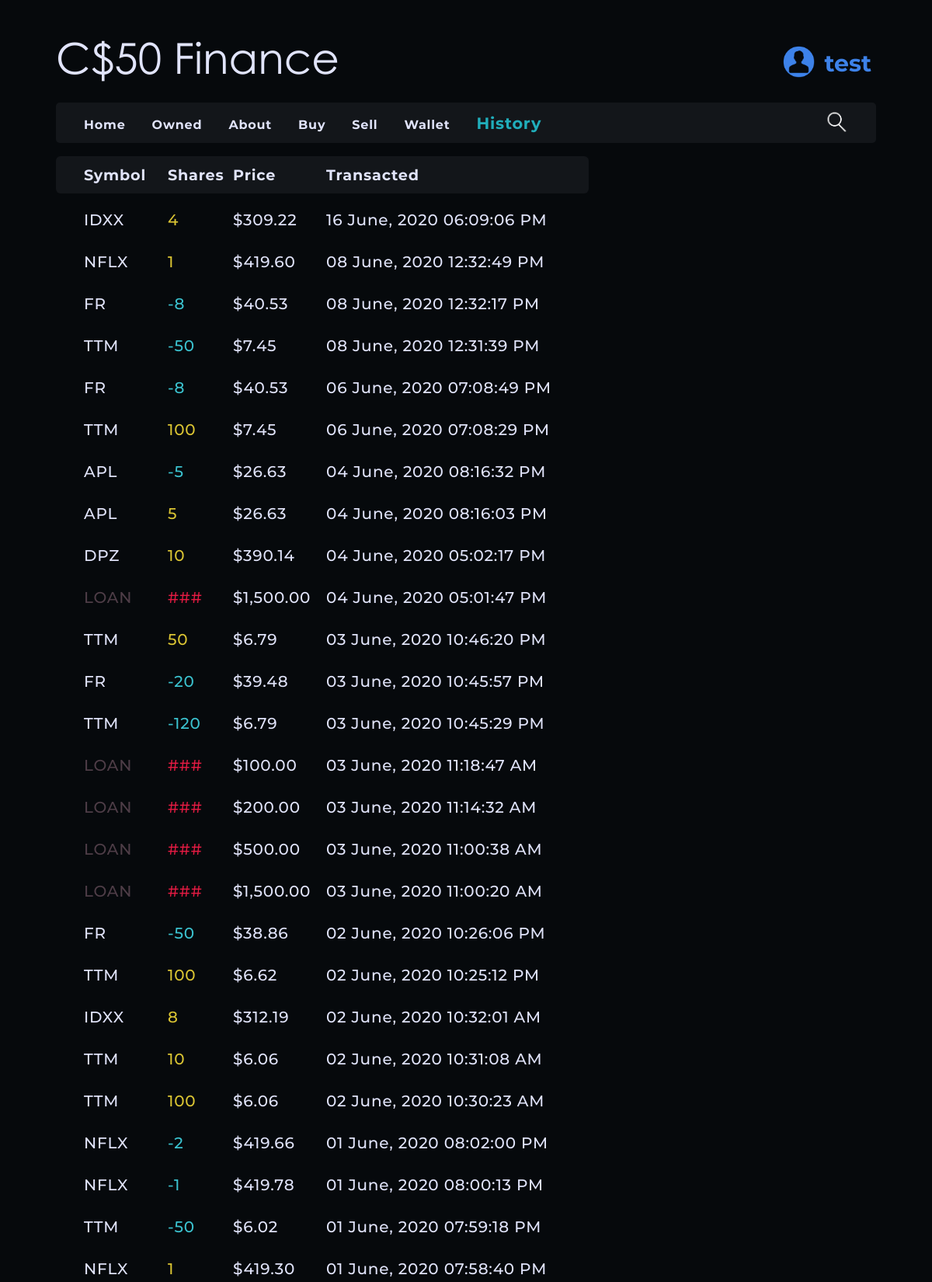
Screenshot of /history (signed in, upper part) with the database file from the repository.
### tables this page shows
CREATE TABLE 'users' ('id' INTEGER PRIMARY KEY AUTOINCREMENT NOT NULL, 'username' TEXT NOT NULL, 'hash' TEXT NOT NULL, 'cash' NUMERIC NOT NULL DEFAULT 10000.00 );

CREATE TABLE "history" (
	"mytime"	INTEGER UNIQUE,
	"symbol"	TEXT,
	"shares"	INTEGER,
	"price"	TEXT,
	"times"	TEXT,
	"id"	INTEGER
);

### app.py (the view)
@app.route("/history")
@login_required
def history():
    history = db.execute("SELECT * FROM history WHERE id = :id ORDER BY mytime DESC", id=session["user_id"])
    username = db.execute("SELECT username FROM users WHERE id = :id", id=session["user_id"])
    return render_template("history.html", history=history, username=username[0]["username"])

### app.py (called while the page is built)
@app.after_request
def after_request(response):
    response.headers["Cache-Control"] = "no-cache, no-store, must-revalidate"
    response.headers["Expires"] = 0
    response.headers["Pragma"] = "no-cache"
    return response

### helpers.py (called while the page is built)
def login_required(f):
    @wraps(f)
    def decorated_function(*args, **kwargs):
        if session.get("user_id") is None:
            return redirect("/login")
        return f(*args, **kwargs)
    return decorated_function

### templates/history.html (shortened to what this page needs)
{% extends "alllayout.html" %}
{% block navtab %}
<a class="tablink montserrat" href="/">Home</a>
<a class="tablink montserrat" href="/owned">Owned</a>
<a class="tablink montserrat" href="/about">About</a>
<a class="tablink montserrat" href="/buy">Buy</a>
<a class="tablink montserrat" href="/sell">Sell</a>
<a class="tablink montserrat" href="/wallet">Wallet</a>
<a class="tablink montserrat activelink" href="/history">History</a>
{% endblock %}
{% block main %}
<div class="historyheadrow">
    <div class="historytablehead">
        <span class="historyheadSymbol">Symbol</span>
        <span class="historyheadShares">Shares</span>
        <span class="historyheadPrice">Price</span>
        <span class="historyheadTimes">Transacted</span>
    </div>
</div>
{% for row in history %}
    <div class="historybodyrow">
        <div class="historytablebody">
            {% if row.symbol == 'LOAN' %}
            <span class="historybodySymbol historygray">{{ row.symbol }}</span>
            {% else %}
            <span class="historybodySymbol">{{ row.symbol }}</span>
            {% endif %}
            {% if row.shares > 0 %}
            <span class="historybodyShares historybought">{{ row.shares }}</span>
            {% elif row.shares < 0 and row.shares != -999999999 %}
            <span class="historybodyShares historysold">{{ row.shares }}</span>
            {% elif row.shares == -999999999 %}
            <span class="historybodyShares historyloan">###</span>
            {% else %}
            <span class="historybodyShares historyloan">{{ row.shares }}</span>
            {% endif %}
            <span class="historybodyPrice">{{ row.price }}</span>
            <span class="historybodyTimes">{{ row.times }}</span>
        </div>
    </div>
{% endfor %}
{% endblock %}

### templates/alllayout.html (shortened to what this page needs)
<!DOCTYPE html>
<html lang="en">
<head>
    <link href="/static/icofont/icofont.min.css" rel="stylesheet">
    <link href="/static/allstyles.css" rel="stylesheet">
</head>
<body>
    <div class="header">
        <div class="brand century">
            C$50 Finance
        </div>
        <div class="rightheader">
            <div class="usericon">
                <img src="/static/usericon.png">
            </div>
            <div class="profile">
                <button onclick="openProfile()">{{ username }}</button>
            </div>
        </div>
    </div>
    <div class="navBar">
        <div class="tabs">
            {% block navtab %}
            {% endblock %}
        </div>
        <div class="search">
            <a href="/quote"><img src="/static/search.png"></a>
        </div>
    </div>
    <div class="mainsection montserrat">
    {% block main %}{% endblock %}
    </div>
</body>
</html>

### static/allstyles.css (style rules this page uses)
body { margin: 0; padding: 0; border: 0; background-color: #06090c; overflow-x: hidden; }
.montserrat { font-family: 'montserrat', sans-serif; letter-spacing: 0.8px; }
.century { font-family: 'century-gothic', sans-serif; }
.header { display: flex; justify-content: space-between; width: 88%; margin-top: 40px; margin-bottom: 25px; margin-left: 6%; margin-right: 6%; }
.brand { font-size: 55px; color: #e1e4fb; padding: 0; }
.rightheader { height: 65px; display: flex; justify-content: flex-end; }
.usericon { padding: 17px 0px; display: inline-block; }
.usericon img { height: 45px; }
.profile button { font-size: 30px; font-weight: bold; font-family: 'montserrat', sans-serif;; color: #3d82e9; padding-top: 28px; margin-left: 4.5px; text-decoration: none; background: none; border: none; }
.navBar { display: flex; justify-content: space-between; width: 82%; margin-top: 20px; margin-bottom: 17px; margin-left: 6%; margin-right: 6%; border-radius: 5px; background-color: #13161a; padding: 9px 3%; }
.tabs a { text-decoration: none; }
.tablink { font-weight: bold; color: #e1e4fb; height: 20px; padding-right: 30px; padding-top: 11.5px; display: inline-block; }
.activelink { font-weight: bold; font-size: 1.3em; color: #20aebb; height: 24px; padding-right: 30px; padding-top: 7.5px; display: inline-block; }
.search img { height: 30px; }
.mainsection { width: 88%; margin-left: 6%; margin-bottom: 150px; }
.historyheadrow { width: 100%; display: flex; }
.historytablehead { width: 59%; height: 30px; background-color: #13161a; border-radius: 6px; padding: 9px 3%; }
.historytablehead span { position: absolute; padding-top: 7px; display: inline-block; color: #e1e4fb; font-weight: bold; font-size: 1.2em; }
span.historyheadSymbol { left: 9%; }
span.historyheadShares { left: 18%; }
span.historyheadPrice { left: 25%; }
span.historyheadTimes { left: 35%; }
.historybodyrow { width: 100%; display: flex; margin-top: 6px; }
.historytablebody { width: 69%; height: 30px; background-color: none; padding: 9px 3%; }
.historytablebody span { position: absolute; padding-top: 10px; display: inline-block; color: #e1e4fb; font-size: 1.25em; }
span.historybodySymbol { left: 9%; }
span.historybodyShares { left: 18%; }
span.historybodyPrice { left: 25%; }
span.historybodyTimes { left: 35%; }
span.historybought { color: #dbc533; }
span.historysold { color: #3bc2cf; }
span.historyloan { color: #e61b43; }
span.historygray { color: #4e3d47; }

### rows the page displays
users: username "test"
history: symbol "IDXX", shares "4", price "$309.22", times "16 June, 2020 06:09:06 PM"
history: symbol "NFLX", shares "1", price "$419.60", times "08 June, 2020 12:32:49 PM"
history: symbol "FR", shares "-8", price "$40.53", times "08 June, 2020 12:32:17 PM"
history: symbol "TTM", shares "-50", price "$7.45", times "08 June, 2020 12:31:39 PM"
history: symbol "FR", shares "-8", price "$40.53", times "06 June, 2020 07:08:49 PM"
history: symbol "TTM", shares "100", price "$7.45", times "06 June, 2020 07:08:29 PM"
history: symbol "APL", shares "-5", price "$26.63", times "04 June, 2020 08:16:32 PM"
history: symbol "APL", shares "5", price "$26.63", times "04 June, 2020 08:16:03 PM"
history: symbol "DPZ", shares "10", price "$390.14", times "04 June, 2020 05:02:17 PM"
history: symbol "LOAN", price "$1,500.00", times "04 June, 2020 05:01:47 PM"
history: symbol "TTM", shares "50", price "$6.79", times "03 June, 2020 10:46:20 PM"
history: symbol "FR", shares "-20", price "$39.48", times "03 June, 2020 10:45:57 PM"
history: symbol "TTM", shares "-120", price "$6.79", times "03 June, 2020 10:45:29 PM"
history: symbol "LOAN", price "$100.00", times "03 June, 2020 11:18:47 AM"
history: symbol "LOAN", price "$200.00", times "03 June, 2020 11:14:32 AM"
history: symbol "LOAN", price "$500.00", times "03 June, 2020 11:00:38 AM"
history: symbol "LOAN", price "$1,500.00", times "03 June, 2020 11:00:20 AM"
history: symbol "FR", shares "-50", price "$38.86", times "02 June, 2020 10:26:06 PM"
history: symbol "TTM", shares "100", price "$6.62", times "02 June, 2020 10:25:12 PM"
history: symbol "IDXX", shares "8", price "$312.19", times "02 June, 2020 10:32:01 AM"
history: symbol "TTM", shares "10", price "$6.06", times "02 June, 2020 10:31:08 AM"
history: symbol "TTM", shares "100", price "$6.06", times "02 June, 2020 10:30:23 AM"
history: symbol "NFLX", shares "-2", price "$419.66", times "01 June, 2020 08:02:00 PM"
history: symbol "NFLX", shares "-1", price "$419.78", times "01 June, 2020 08:00:13 PM"
history: symbol "TTM", shares "-50", price "$6.02", times "01 June, 2020 07:59:18 PM"
history: symbol "NFLX", shares "1", price "$419.30", times "01 June, 2020 07:58:40 PM"
